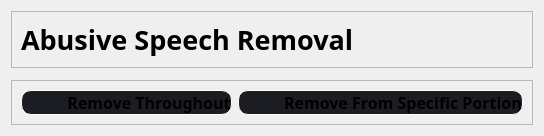
                  <widget class="QWidget" name="speechremoval_page">
                   <layout class="QVBoxLayout" name="verticalLayout_15">
                    <item>
                     <widget class="QFrame" name="frame_24">
                      <property name="maximumSize">
                       <size>
                        <width>16777215</width>
                        <height>90</height>
                       </size>
                      </property>
                      <property name="frameShape">
                       <enum>QFrame::StyledPanel</enum>
                      </property>
                      <property name="frameShadow">
                       <enum>QFrame::Raised</enum>
                      </property>
                      <layout class="QVBoxLayout" name="verticalLayout_14">
                       <item>
                        <widget class="QLabel" name="label_2">
                         <property name="font">
                          <font>
                           <family>Segoe UI Black</family>
                           <pointsize>20</pointsize>
                           <weight>75</weight>
                           <bold>true</bold>
                          </font>
                         </property>
                         <property name="text">
                          <string>Abusive Speech Removal</string>
                         </property>
                        </widget>
                       </item>
                      </layout>
                     </widget>
                    </item>
                    <item>
                     <widget class="QFrame" name="frame_25">
                      <property name="styleSheet">
                       <string notr="true">border:2px solid white;
border-radius:10px;</string>
                      </property>
                      <property name="frameShape">
                       <enum>QFrame::StyledPanel</enum>
                      </property>
                      <property name="frameShadow">
                       <enum>QFrame::Raised</enum>
                      </property>
                     </widget>
                    </item>
                    <item>
                     <widget class="QFrame" name="frame_26">
                      <property name="maximumSize">
                       <size>
                        <width>16777215</width>
                        <height>110</height>
                       </size>
                      </property>
                      <property name="frameShape">
                       <enum>QFrame::StyledPanel</enum>
                      </property>
                      <property name="frameShadow">
                       <enum>QFrame::Raised</enum>
                      </property>
                      <layout class="QHBoxLayout" name="horizontalLayout_12">
                       <item>
                        <widget class="QPushButton" name="btn_removethroughout">
                         <property name="font">
                          <font>
                           <family>Segoe UI Black</family>
                           <pointsize>12</pointsize>
                           <weight>75</weight>
                           <bold>true</bold>
                          </font>
                         </property>
                         <property name="styleSheet">
                          <string notr="true">QPushButton {	
	
    background-repeat: no-repeat;
	border:1px solid white;
	border-radius:10px;
	background-color: rgb(27, 29, 35);
	text-align: center;
	padding-left: 45px;
}
QPushButton:hover {
	background-color: rgb(33, 37, 43);
	border-left: 28px solid rgb(33, 37, 43);
}
QPushButton:pressed {	
	background-color: rgb(85, 170, 255);
	border-left: 28px solid rgb(85, 170, 255);
}</string>
                         </property>
                         <property name="text">
                          <string>Remove Throughout</string>
                         </property>
                        </widget>
                       </item>
                       <item>
                        <widget class="QPushButton" name="btn_removefromspecificportion">
                         <property name="font">
                          <font>
                           <family>Segoe UI Black</family>
                           <pointsize>12</pointsize>
                           <weight>75</weight>
                           <bold>true</bold>
                          </font>
                         </property>
                         <property name="styleSheet">
                          <string notr="true">QPushButton {	
	
    background-repeat: no-repeat;
	border:1px solid white;
	border-radius:10px;
	background-color: rgb(27, 29, 35);
	text-align: center;
	padding-left: 45px;
}
QPushButton:hover {
	background-color: rgb(33, 37, 43);
	border-left: 28px solid rgb(33, 37, 43);
}
QPushButton:pressed {	
	background-color: rgb(85, 170, 255);
	border-left: 28px solid rgb(85, 170, 255);
}</string>
                         </property>
                         <property name="text">
                          <string>Remove From Specific Portion</string>
                         </property>
                        </widget>
                       </item>
                      </layout>
                     </widget>
                    </item>
                   </layout>
                  </widget>
